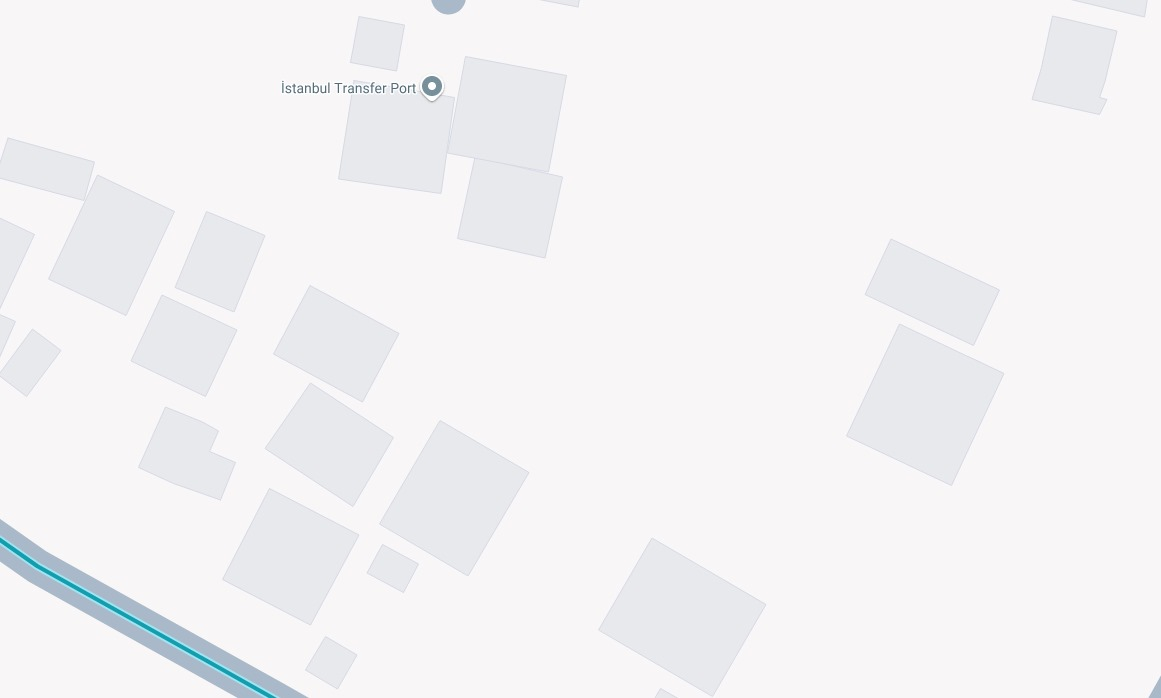
#> input picture objectdetection/harderimg.jpeg, 1161 x 698 px
$ python -i ImageProcessor.py   (imports and definitions only)
#> lines starting #> are read from the running program, lines starting #| are printed output that depends on the picture; after the words box and inside, x2 and y2 are one past the last pixel; in counts of white or black regions, pixels touching at a corner belong together
import cv2
from matplotlib import pyplot as plt
from matplotlib import cm
from pytesseract import image_to_string
import pytesseract
import numpy as np
import json


class ImageProcessor:
    def __init__(self, image_path: str):
        """
        Loads the image for later processing operations

        Parameters:
         image_path (str): The name of the image that will be processed
        """
#> called with image_path = 'harderimg.jpeg'

        # Variables that will be initialized later in other functions
        self.filtered_contours = None
        self.min_area = None
        self.max_area = None
        self.all_contours = None
        self.cv2_image_blurred = None
        self.cv2_image_gray = None

        self.img_path = image_path
        self.cv2_image = cv2.imread(image_path)
#> self.cv2_image is the input picture: shape (698, 1161, 3); mean B, G, R 244.4, 242.5, 243.4
        self.preprocess_image()
        self.extract_contours()
        self.filter_contours()
        self.buildings = {"Buildings": []}

    def preprocess_image(self):
        """
        For use within the init, create a grayscale version of the image and creates another version that
        has gaussian blur applied
        """
        self.cv2_image_gray = cv2.cvtColor(self.cv2_image, cv2.COLOR_BGR2GRAY)  # convert image into grayscale
        self.cv2_image_blurred = cv2.GaussianBlur(self.cv2_image_gray, (5, 5), 1)  # apply blur to image

    def extract_contours(self):
        """For use in init, Apply canny edge detection and get all the contours that are found"""
        canny = cv2.Canny(self.cv2_image_blurred, 10, 50)  # apply canny to roi
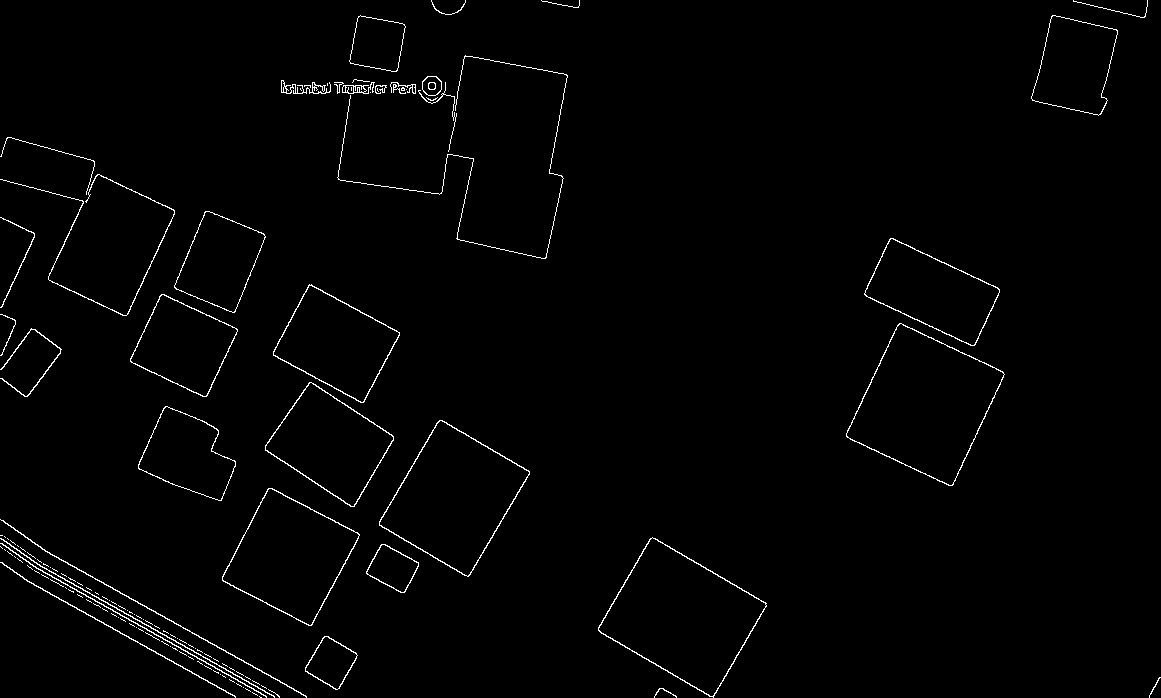
#> canny: shape (698, 1161); 1.4% white in thin lines or dots
        # Find contours
        self.all_contours = cv2.findContours(canny, cv2.RETR_EXTERNAL, cv2.CHAIN_APPROX_SIMPLE)[0]
#> self.all_contours = 127 contours, 102 with area under 20; largest, box (x1, y1, x2, y2) and area: (846, 323, 1005, 486) 14842, (598, 537, 767, 698) 14574, (379, 420, 530, 577) 12840, (222, 488, 360, 626) 10682, (265, 382, 394, 507) 8574

    def filter_contours(self):
        """For use within init, filter contours in order to only get the corner vertices for shape detection
            also filters the image itself if it is detected as an object"""

        # First, determine max and min areas for thresholding
        self.max_area = self.cv2_image.shape[0] * self.cv2_image.shape[1] * 0.9
#> self.max_area = 729340.2
        self.min_area = 100

        # Second, create a filtered list
        self.filtered_contours = []
        for contour in self.all_contours:
            area = cv2.contourArea(contour)
            if self.min_area < area < self.max_area:
                epsilon = 0.04 * cv2.arcLength(contour, True)  # Adjust epsilon as needed. Lower=more detail
                approx = cv2.approxPolyDP(contour, epsilon, True)
                self.filtered_contours.append(approx)
#> this loop made 127 passes
#> (area, epsilon, approx) on passes 33, 72, 82, 83, 86, 87, 90, 91, 92, 94: (1611, 6.67, [[324, 636], [305, 671], [337, 689], [357, 655]]), (133.5, 23.3, [[0, 562], [235, 697]]), (1492, 6.45, [[381, 544], [366, 573], [404, 592], [418, 562]]), (152.5, 26.41, [[0, 543], [266, 697]]), (153.5, 27.21, [[0, 538], [274, 697]]), (14574.5, 20.67, [[652, 537], [598, 630], [713, 697], [766, 603]]), (173.5, 30.4, [[0, 519], [306, 697]]), (10682.5, 17.59, [[268, 488], [222, 580], [311, 625], [359, 534]]), (12839.5, 19.25, [[439, 420], [379, 525], [468, 576], [529, 471]]), (8574.5, 15.64, [[309, 382], [265, 450], [354, 506], [393, 436]])
#> (area, epsilon) on passes 93, 103, 117, 121: (5394.5, 13.15), (128.5, 42.29), (165, 5.42), (307, 2.57)
#> after the loop, self.filtered_contours = 21 contours, 4 with area under 20; largest, box (x1, y1, x2, y2) and area: (846, 323, 1005, 486) 14441, (598, 537, 767, 698) 14264, (379, 420, 530, 577) 12483, (222, 488, 360, 626) 10374, (265, 382, 394, 507) 8251

    def extract_building_details(self):
        """Call this function to process the image and prepare the json data"""
        # for enumerating the building Ids
        current_id = 1

        for contour in self.filtered_contours:
            # Create temporary dict that will be added to the list
            building = {"Id": current_id}

            # Increment it
            current_id += 1

            # Get the bounding rectangle around the contour
            x, y, w, h = cv2.boundingRect(contour)
            building["Shape"] = self.extract_shape(contour)

            if building["Shape"] != "Circle":
                building = self.extract_vertex_coordinates(contour, building)
            else:
                building = self.extract_radius(contour, building)
                building["Center"] = [x + w/2, y + h/2]

            # Extract the region of interest (ROI) from the original image
            roi, roi_grayscale = self.extract_roi(x, y, w, h)

            print("Total edges: " + str(len(contour)))

            building["Height"] = self.extract_number(roi_grayscale, contour, [x,y,w,h])
            building["Color"] = self.extract_color(roi, contour,[x,y,w,h])
            print("The color for this region is: " + building["Color"])
            # Append the building data to the list
            self.buildings["Buildings"].append(building)
#> this loop made 1 pass
#> (current_id, x, y, w, h) on pass 1: (2, 305, 636, 53, 54)
#| Total edges: 4
#> pass 1, in extract_roi, `roi = self.cv2_image[y:y + h, x:x + w]`:
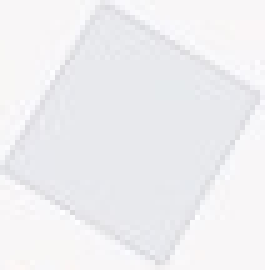
#> roi: shape (54, 53, 3) (shown 5 times larger); mean B, G, R 241.3, 238.5, 238.8
#> pass 1, in preprocess_image, `adaptive_thresh = cv2.adaptiveThreshold( blurred, 255, cv2.ADAPTIVE_TH..`:
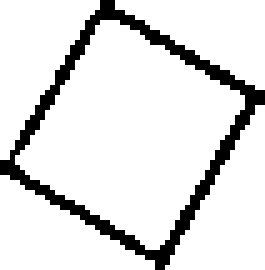
#> adaptive_thresh: shape (54, 53) (shown 5 times larger); 87.8% white; black in thin lines or dots
#> after the loop, current_id = 2

            # # Show the extracted ROI (optional)
            # cv2.imshow('ROI', 255 - thresh)
            # cv2.waitKey(0)

    def extract_shape(self, contours: list):
        """
        :param contours: list for the edges of objects
        :return: string of the name of the shape
        """

        if len(contours) < 4:
            return "Triangle"
        elif len(contours) == 4:
            return "Rectangle"
        elif len(contours) == 5:
            return "Hexagon"
        else:
            return "Circle"

    # [11 lines left out: function extract_radius, not called in this run]

    def extract_vertex_coordinates(self, contour: list, building: dict):
        """For use withing the extract_building_details, gets the coordinates of the vertices in a group of vertices
        Parameters:
            contour (list): The group of vertices
            building (dict): The dict that will be appended
        Returns:
            building (dict): The new building dictionary
            """
        for count, vertex in enumerate(contour):
            building[f"V{count}"] = (int(vertex[0][0]), int(vertex[0][1]))
        return building

    def extract_roi(self, x, y, w, h):
        """For use within the extract_building_details, gets the image withing a bounding box
        Parameters:
            x: x coordinate
            y: y coordinate
            w: width of the bounding box
            h: height of the bounding box
        Returns:
            roi: Region of interest
            roi_grayscale: Region of interest in grayscale"""
        # roi = img[y+10:y + h-10, x+10:x + w-10]
        roi = self.cv2_image[y:y + h, x:x + w]
        #cv2.imshow("ex", roi)
        roi_grayscale = cv2.cvtColor(roi, cv2.COLOR_BGR2GRAY)
        return roi, roi_grayscale

    def extract_number(self, roi_grayscale, contour, bounding_box):
        """Extracts the number from the region of interest and returns it
        Parameters:
            roi_grayscale: Region of interest in grayscale
            contour: The list of vertices of the corners, used for removing the edges
        Returns:
            text_number: The number that is found"""

        def preprocess_image(img_temp):
            """Apply preprocessing techniques to improve OCR accuracy."""
            # Apply Gaussian Blur to reduce noise
            blurred = cv2.GaussianBlur(img_temp, (5, 5), 0)

            # Apply adaptive thresholding for better contrast
            adaptive_thresh = cv2.adaptiveThreshold(
                blurred, 255, cv2.ADAPTIVE_THRESH_GAUSSIAN_C, cv2.THRESH_BINARY, 11, 2
            )

            return adaptive_thresh

        # Preprocess the ROI
        processed_img = preprocess_image(roi_grayscale)
        processed_img = self.remove_edges(processed_img, contour,bounding_box)
        filled_img = self.fill_number(processed_img)

        # Try different versions (original, thresholded, inverted)
        versions = [
            filled_img
        ]
        cv2.imshow("processed_img", filled_img)
        cv2.waitKey(0)

        text_number = None
        pytesseract.pytesseract.tesseract_cmd = r'C:\\Users\\revas\\AppData\\Local\\Tesseract-OCR\\tesseract.exe'
        for img in versions:
#> (the run stopped early here; a loop or call above may not have finished)

$ run again, on objectdetection/image2.jpeg
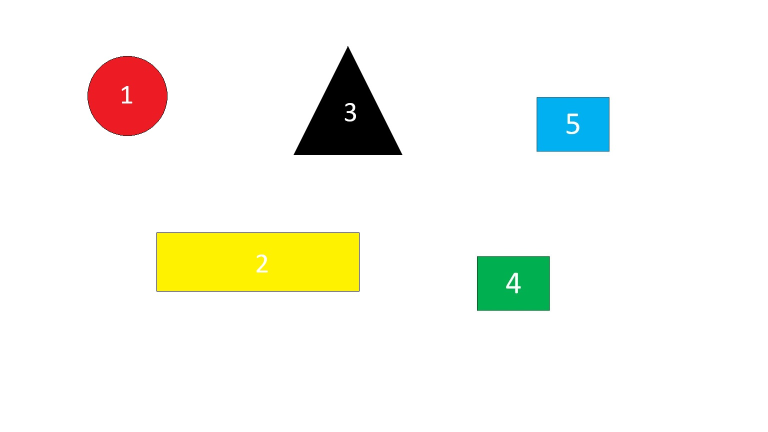
#> input picture objectdetection/image2.jpeg, 1536 x 864 px (shown at 1/2 size)
#> in __init__, self.cv2_image is the input picture: shape (864, 1536, 3); mean B, G, R 235.8, 244.5, 244
#> in extract_contours, `canny = cv2.Canny(self.cv2_image_blurred, 10, 50)`:
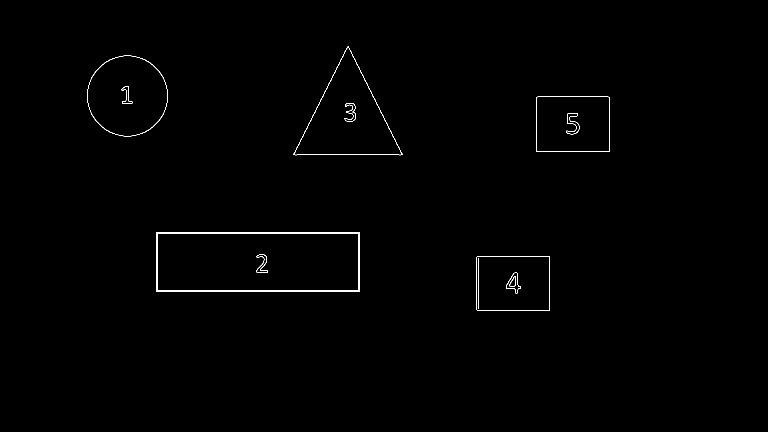
#> canny: shape (864, 1536) (shown at 1/2 size); 0.41% white in thin lines or dots, all inside (x1, y1, x2, y2) = (174, 92, 1220, 622)
#> self.all_contours = 6 contours; box (x1, y1, x2, y2) and area: (312, 464, 720, 584) 48431, (174, 111, 336, 273) 20225, (1072, 193, 1220, 304) 16157, (953, 512, 1100, 622) 15911, (689, 206, 712, 244) 351, (587, 92, 805, 311) 111
#> the loop in filter_contours, `for contour in self.all_contours:` made 6 passes
#> (area, epsilon, approx) on passes 1, 2, 4: (15911, 20.35, [[954, 512], [954, 621], [1099, 621], [1099, 512]]), (48431, 41.99, [[312, 465], [313, 583], [719, 582], [718, 464]]), (16157, 20.42, [[1073, 194], [1073, 303], [1218, 303], [1218, 194]])
#> after the loop in filter_contours, `for contour in self.all_contours:`: self.filtered_contours = 6 contours; box (x1, y1, x2, y2) and area: (312, 464, 720, 584) 47909, (174, 111, 336, 273) 18403, (954, 512, 1100, 622) 15805, (1073, 194, 1219, 304) 15805, (689, 206, 711, 243) 330, (587, 92, 805, 310) 110
#> the loop in extract_building_details, `for contour in self.filtered_contours:` made 1 pass
#> (current_id, x, y, w, h) on pass 1: (2, 954, 512, 146, 110)
#> (printed output is left out)
#> pass 1, in preprocess_image, `adaptive_thresh = cv2.adaptiveThreshold( blurred, 255, cv2.ADAPTIVE_TH..`:
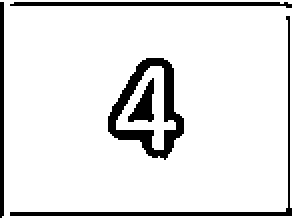
#> adaptive_thresh: shape (110, 146) (shown 2 times larger); 89.7% white; 5 black regions, box (x1, y1, x2, y2) and area: (54, 29, 92, 80) 636, (5, 8, 146, 108) 386, (5, 1, 146, 4) 279, (0, 1, 2, 109) 215, (64, 39, 77, 61) 143
#> after the loop in extract_building_details, `for contour in self.filtered_contours:`: current_id = 2

$ run again, on objectdetection/image.jpg
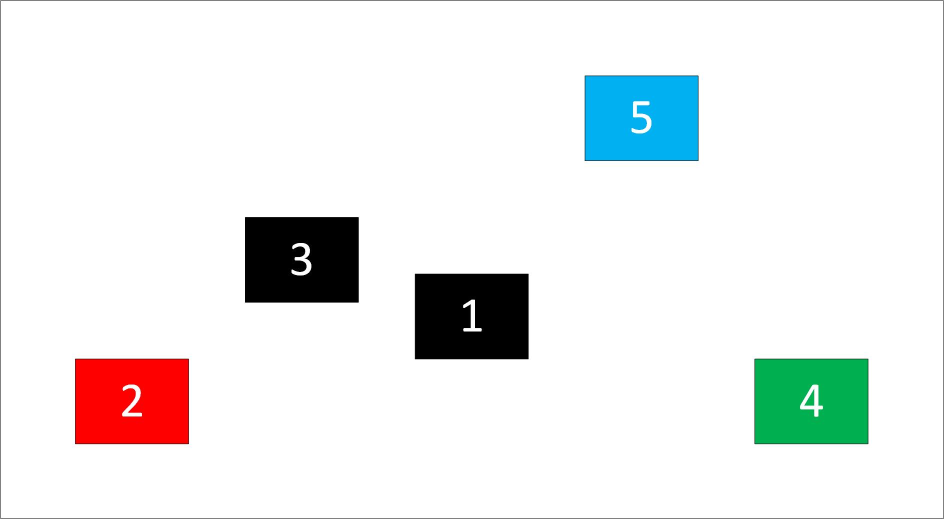
#> input picture objectdetection/image.jpg, 1888 x 1038 px (shown at 1/2 size)
#> in __init__, self.cv2_image is the input picture: shape (1038, 1888, 3); mean B, G, R 235.6, 236.2, 234.4
#> in extract_contours, `canny = cv2.Canny(self.cv2_image_blurred, 10, 50)`:
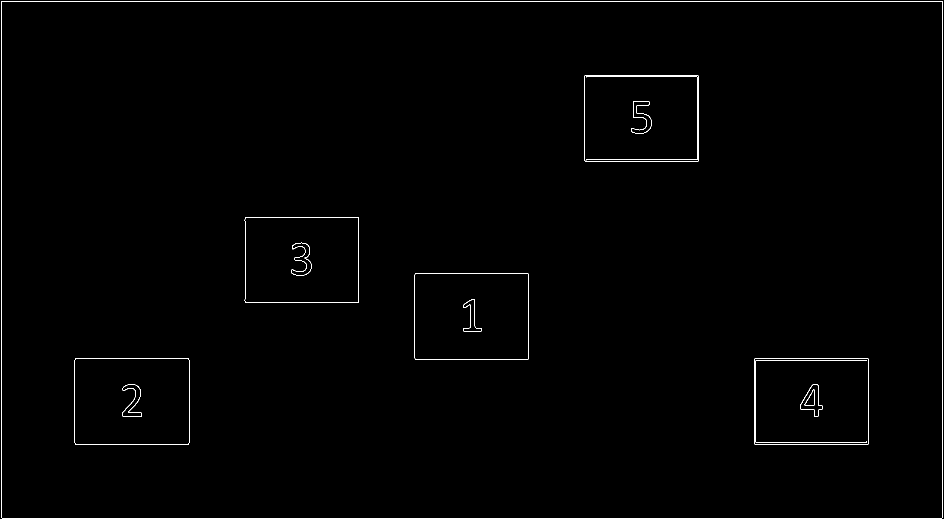
#> canny: shape (1038, 1888) (shown at 1/2 size); 0.64% white in thin lines or dots
#> self.all_contours = 6 contours, 1 with area under 20; largest, box (x1, y1, x2, y2) and area: (1169, 150, 1398, 323) 39210, (1508, 717, 1738, 889) 39152, (149, 717, 379, 889) 39149, (829, 547, 1058, 719) 38983, (489, 434, 718, 606) 38820
#> the loop in filter_contours, `for contour in self.all_contours:` made 6 passes
#> (area, epsilon, approx) on passes 1 to 5: (39152, 31.91, [[1509, 717], [1509, 888], [1736, 888], [1736, 717]]), (39149, 31.91, [[150, 717], [150, 888], [377, 888], [377, 717]]), (38983, 31.83, [[830, 547], [830, 718], [1056, 718], [1056, 547]]), (38820.5, 31.87, [[490, 434], [490, 604], [717, 604], [716, 434]]), (39210.5, 31.88, [[1169, 151], [1170, 322], [1397, 321], [1396, 151]])
#> after the loop in filter_contours, `for contour in self.all_contours:`: self.filtered_contours = 5 contours; box (x1, y1, x2, y2) and area: (1509, 717, 1737, 889) 38817, (150, 717, 378, 889) 38817, (1169, 151, 1398, 323) 38704, (830, 547, 1057, 719) 38646, (490, 434, 718, 605) 38505
#> the loop in extract_building_details, `for contour in self.filtered_contours:` made 1 pass
#> (current_id, x, y, w, h) on pass 1: (2, 1509, 717, 228, 172)
#> (printed output is left out)
#> pass 1, in preprocess_image, `adaptive_thresh = cv2.adaptiveThreshold( blurred, 255, cv2.ADAPTIVE_TH..`:
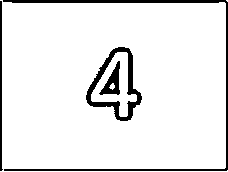
#> adaptive_thresh: shape (172, 228); 92.1% white; 4 black regions, box (x1, y1, x2, y2) and area: (3, 0, 228, 171) 1437, (86, 47, 142, 121) 994, (0, 1, 3, 171) 341, (99, 61, 120, 95) 314
#> after the loop in extract_building_details, `for contour in self.filtered_contours:`: current_id = 2
